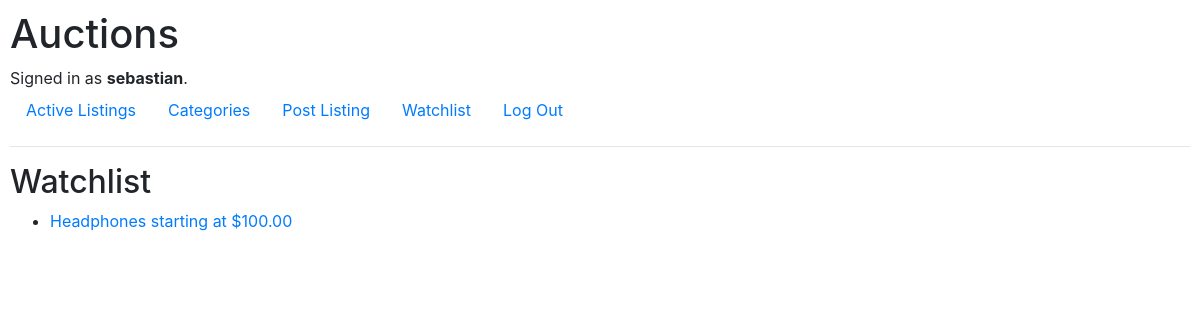
Screenshot of /watchlist (signed in) with the database file from the repository.
### auctions/models.py (models this page shows)
class User(AbstractUser):
    pass

class Listing(models.Model):
    listing_user = models.ForeignKey(User, on_delete=models.PROTECT, related_name="user_listings")
    name = models.CharField(max_length=64)
    description = models.CharField(max_length=1000)
    starting_bid = models.DecimalField(max_digits=20, decimal_places=2)
    image = models.URLField(default=None)
    category = models.CharField(max_length=64, default=None)
    listing_watchlist = models.ManyToManyField(User, blank=True, related_name="user_watchlist")
    is_closed = models.BooleanField(default=False)

### auctions/views.py (the view)
# urls.py: path("watchlist", views.watchlist, name="watchlist"),
def watchlist(request):
    if not request.user.is_authenticated:
        return HttpResponseRedirect(reverse("login"))
    return render(request, "auctions/watchlist.html", {
        "on_watchlist": request.user.user_watchlist.all()
    })

### auctions/templates/auctions/watchlist.html
{% extends "auctions/layout.html" %}
{% block body %}
<h2>Watchlist</h2>
<ul>
    {% for item in on_watchlist %}
        <li>
            <a href="{% url 'view_listing' item.id %}">{{ item.name }} starting at ${{ item.starting_bid }}</a>
        </li>
    {% empty %}
        <li>Nothing on watchlist.</li>
    {% endfor %}
</ul>
{% endblock %}

### auctions/templates/auctions/layout.html (shortened to what this page needs)
{% load static %}
<!DOCTYPE html>
<html lang="en">
    <head>
        <link rel="stylesheet" href="https://stackpath.bootstrapcdn.com/bootstrap/4.4.1/css/bootstrap.min.css">
        <link href="{% static 'auctions/styles.css' %}" rel="stylesheet">
    </head>
    <body>
        <h1>Auctions</h1>
        <div>
            {% if user.is_authenticated %}
                Signed in as <strong>{{ user.username }}</strong>.
            {% else %}
                Not signed in.
            {% endif %}
        </div>
        <ul class="nav">
            <li class="nav-item">
                <a class="nav-link" href="{% url 'index' %}">Active Listings</a>
            </li>
            <li class="nav-item">
                <a class="nav-link" href="{% url 'categories' %}">Categories</a>
            </li>
            {% if user.is_authenticated %}
                <li class="nav-item">
                    <a class="nav-link" href="{% url 'create_listing' %}">Post Listing</a>
                </li>
                <li class="nav-item">
                    <a class="nav-link" href="{% url 'watchlist' %}">Watchlist</a>
                </li>
                <li class="nav-item">
                    <a class="nav-link" href="{% url 'logout' %}">Log Out</a>
                </li>
            {% endif %}
        </ul>
        <hr>
        {% block body %}
        {% endblock %}
    </body>
</html>

### auctions/static/auctions/styles.css (style rules this page uses)
body { padding: 10px; }

### rows the page displays
User: username "sebastian"
Listing: name "Headphones", starting_bid "100.00"
